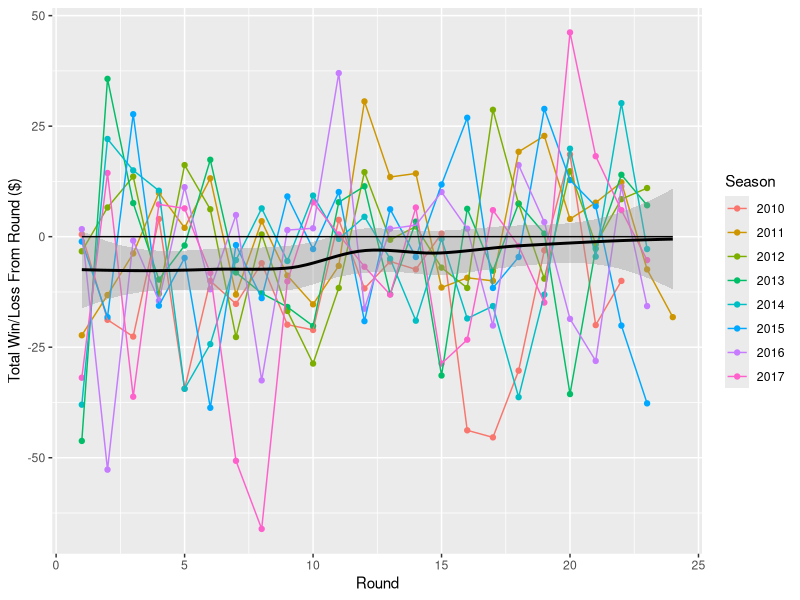
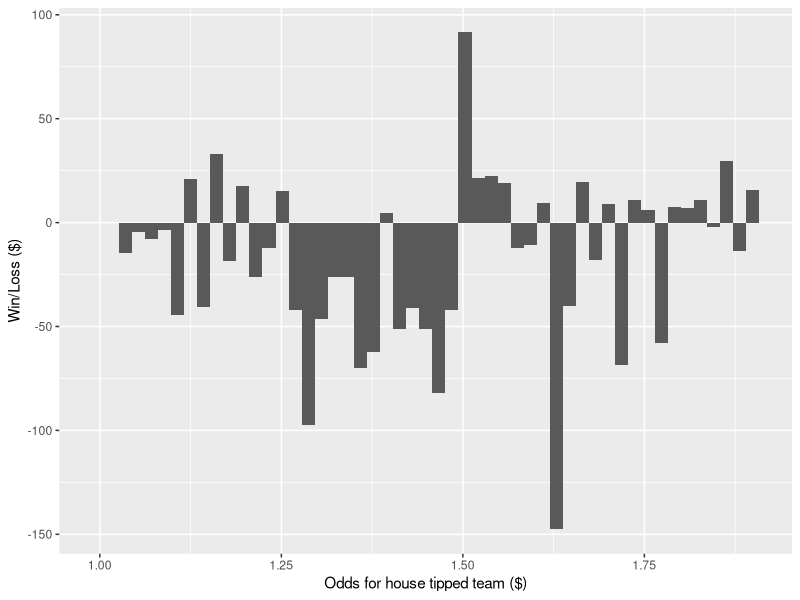
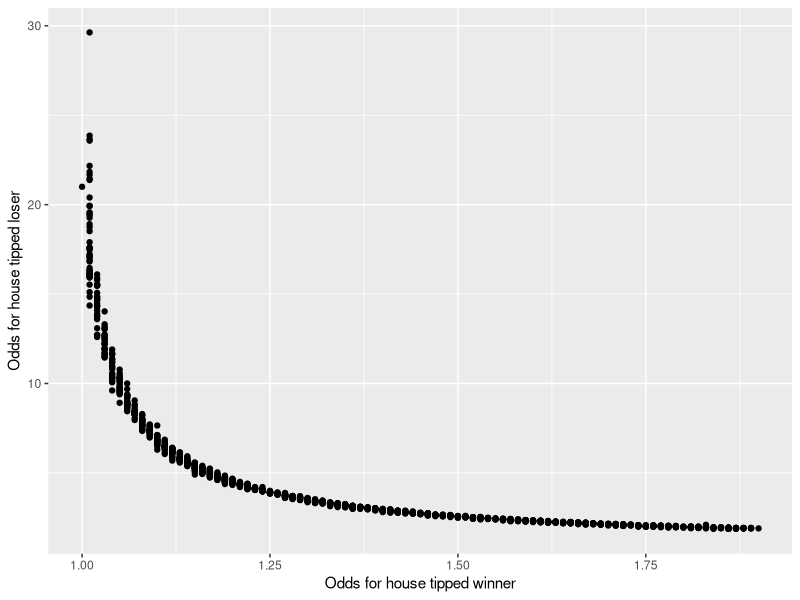
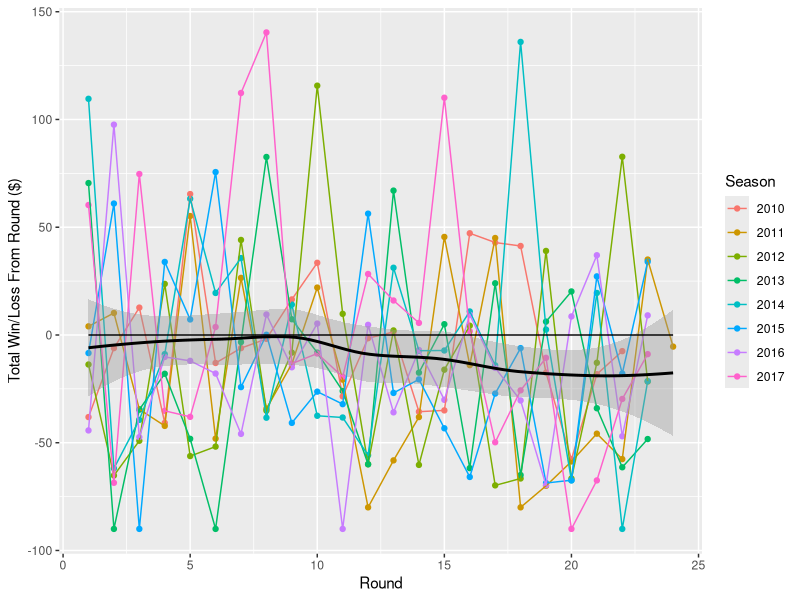
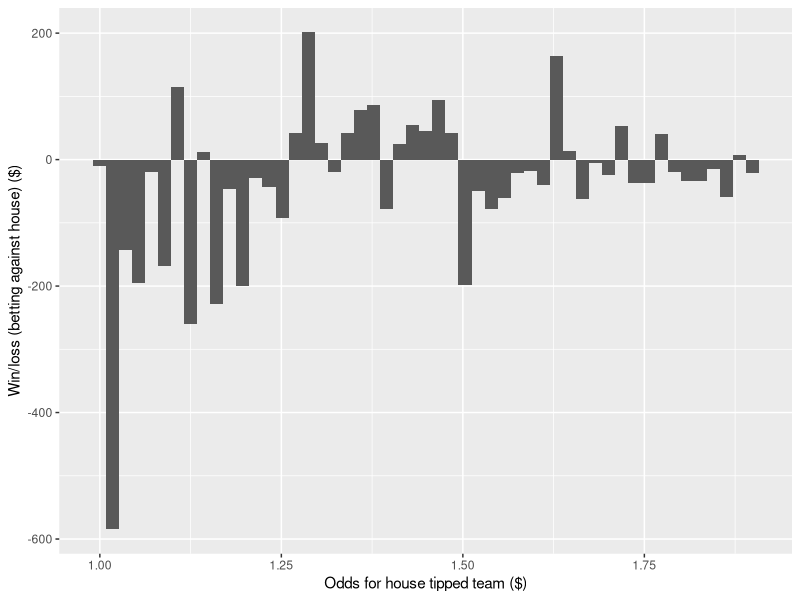

The R source for these figures, in order:
## ---- chunk 1
# analysis of aft betting odds
# data from http://www.aussportsbetting.com/data/historical-afl-results-and-odds-data/
# not to be taken as financial advice
# gambling destroys lives
# blow up the pokies

library(readxl)
library(tidyverse)
library(dplyr)
library(knitr)
library(kableExtra)
library(formattable)

# read data from excel file
aflOddsRaw <- read_excel("aflOdds.xlsx")    # warnings relate to stringlenth in comments field. It fine. 
aflFixture <- read_excel("aflFixture.xlsx")
aflOdds <- as_tibble(aflOddsRaw)
aflFixture <- as.tibble(unique(aflFixture))

# do some transformations so we have useful groups
aflOdds$Season <- substring(aflOdds$Date,1,4)
aflOdds <- subset(aflOdds, Season %in% 2010:2017)    #2009 only started at round 12 and 2018 incomplete so scrap it

# calculate rounds. Used another table from http://www.fanfooty.com.au/resources.php
aflOdds <- aflOdds %>% left_join(select(aflFixture,Date,Round),by="Date")

# calculate high and low odds
aflOdds$HighOdds <- pmin(aflOdds$`Home Odds`,aflOdds$`Away Odds`)
aflOdds$LowOdds <- pmax(aflOdds$`Home Odds`,aflOdds$`Away Odds`)

# split finals because they're probably a bit hard and anything can happen
aflFinals <- filter(aflOdds,aflOdds$`Play Off Game?`=='Y')
aflHA <- filter(aflOdds,is.na(aflOdds$`Play Off Game?`))    #why the hell did !='Y' not work? 

## ---- chunk 2
# calculate who the house tips and winner
tipWinner <- 1
aflHA$HomeTipped <- ifelse(aflHA$`Home Odds` < aflHA$`Away Odds`,tipWinner,1-tipWinner)
aflHA$HomeWin <- ifelse(aflHA$`Home Score` > aflHA$`Away Score`,1,0)
aflHA$Correct <- ifelse(aflHA$HomeTipped == aflHA$HomeWin,1,0)

# calculate bets
#lowBound <- 1.26
#highBound <- 1.49
lowBound <- 1
highBound <- 2
aflHA$Bet <- ifelse(between(aflHA$HighOdds,lowBound,highBound),10,0)
aflHA$Payout <- aflHA$Correct*aflHA$Bet*(aflHA$HighOdds*tipWinner+aflHA$LowOdds*(1-tipWinner))
aflHA$NetPos <- aflHA$Payout - aflHA$Bet

## ---- chunk 3
# do some analysis
netPosSum <- summarise(group_by(aflHA,Season,Round),netPos=sum(NetPos))

sum(aflHA$NetPos)
sum(aflHA$Correct)/nrow(aflHA)

## ---- chunk 4
x <- aflHA %>% group_by(Season) %>% 
  summarise("Hit Rate"= sum(HomeTipped==HomeWin)/n(), Bet = sum(Bet), 
  "Total Win/Loss" = sum(NetPos), 
  Return = sum(NetPos)/sum(Bet))

tibble(Season = x$Season, "Correct Tips" = percent(x$`Hit Rate`,digits=0), 
  Spend = currency(x$Bet,digits=0), 
  "Total Win/Loss" = gsub("\\$-","-$",currency(x$`Total Win/Loss`,digits=0)), 
  Return = percent(x$Return,0)) %>% kable(format='html',align="c") %>% kable_styling(full_width = F, bootstrap_options = c("hover","striped","bordered"))

## ---- chunk 5
ggplot(netPosSum,aes(Round,netPos)) +
  geom_point(aes(group = Season, colour=Season)) +
  geom_line(aes(group = Season, colour=Season)) +
  geom_smooth(colour='black') + geom_line(aes(y=0)) +
  labs(y = "Total Win/Loss From Round ($)")
## ---- chunk 6
ggplot(aflHA,aes(x=HighOdds,y=NetPos))+
  stat_summary_bin(bins=50,fun.y="sum",na.rm=TRUE,geom="bar") +
  labs(x="Odds for house tipped team ($)", y="Win/Loss ($)")
## ---- chunk 7
ggplot(aflHA,aes(x=HighOdds,y=LowOdds))+geom_point()+labs(x="Odds for house tipped winner",y="Odds for house tipped loser")
## ---- chunk 8
tipWinner <- 0
aflHA$HomeTipped <- ifelse(aflHA$`Home Odds` < aflHA$`Away Odds`,tipWinner,1-tipWinner)
aflHA$HomeWin <- ifelse(aflHA$`Home Score` > aflHA$`Away Score`,1,0)
aflHA$Correct <- ifelse(aflHA$HomeTipped == aflHA$HomeWin,1,0)

# calculate bets
#lowBound <- 1.26
#highBound <- 1.49
lowBound <- 1
highBound <- 2
aflHA$Bet <- ifelse(between(aflHA$HighOdds,lowBound,highBound),10,0)
aflHA$Payout <- aflHA$Correct*aflHA$Bet*(aflHA$HighOdds*tipWinner+aflHA$LowOdds*(1-tipWinner))
aflHA$NetPos <- aflHA$Payout - aflHA$Bet
## ---- chunk 9
# do some analysis
netPosSum <- summarise(group_by(aflHA,Season,Round),netPos=sum(NetPos))

sum(aflHA$NetPos)
sum(aflHA$Correct)/nrow(aflHA)

## ---- chunk 10
x <- aflHA %>% group_by(Season) %>% 
  summarise("Hit Rate"= sum(HomeTipped==HomeWin)/n(), Bet = sum(Bet), 
  "Total Win/Loss" = sum(NetPos), 
  Return = sum(NetPos)/sum(Bet))

tibble(Season = x$Season, "Correct Tips" = percent(x$`Hit Rate`,digits=0), 
  Spend = currency(x$Bet,digits=0), 
  "Total Win/Loss" = gsub("\\$-","-$",currency(x$`Total Win/Loss`,digits=0)), 
  Return = percent(x$Return,0)) %>% kable(format='html',align="c") %>% kable_styling(full_width = F, bootstrap_options = c("hover","striped","bordered"))

## ---- chunk 11
ggplot(netPosSum,aes(Round,netPos)) +
  geom_point(aes(group = Season, colour=Season)) +
  geom_line(aes(group = Season, colour=Season)) +
  geom_smooth(colour='black') + geom_line(aes(y=0)) +
  labs(y = "Total Win/Loss From Round ($)")
## ---- chunk 12
ggplot(aflHA,aes(x=HighOdds,y=NetPos))+
  stat_summary_bin(bins=50,fun.y="sum",na.rm=TRUE,geom="bar") +
  labs(x="Odds for house tipped team ($)", y="Win/loss (betting against house) ($)")
## ---- chunk 13
# calculate who the house tips and winner
tipWinner <- 0
aflHA$HomeTipped <- ifelse(aflHA$`Home Odds` < aflHA$`Away Odds`,tipWinner,1-tipWinner)
aflHA$HomeWin <- ifelse(aflHA$`Home Score` > aflHA$`Away Score`,1,0)
aflHA$Correct <- ifelse(aflHA$HomeTipped == aflHA$HomeWin,1,0)

# calculate bets
lowBound <- 1.26
highBound <- 1.49
aflHA$Bet <- ifelse(between(aflHA$HighOdds,lowBound,highBound),10,0)
aflHA$Payout <- aflHA$Correct*aflHA$Bet*(aflHA$HighOdds*tipWinner+aflHA$LowOdds*(1-tipWinner))
aflHA$NetPos <- aflHA$Payout - aflHA$Bet


## ---- chunk 14
# do some analysis
netPosSum <- summarise(group_by(aflHA,Season,Round),netPos=sum(NetPos))

sum(aflHA$NetPos)                   #total win/loss
sum(aflHA$Correct)/nrow(aflHA)      #correct tips %
sum(aflHA$Bet)                      #total spend
sum(aflHA$NetPos)/sum(aflHA$Bet)    #overall return
## ---- chunk 15
x <- aflHA %>% group_by(Season) %>% 
  summarise("Hit Rate"= sum(HomeTipped==HomeWin)/n(), Bet = sum(Bet), 
  "Total Win/Loss" = sum(NetPos), 
  Return = sum(NetPos)/sum(Bet))

tibble(Season = x$Season, "Correct Tips" = percent(x$`Hit Rate`,digits=0), 
  Spend = currency(x$Bet,digits=0), 
  "Total Win/Loss" = gsub("\\$-","-$",currency(x$`Total Win/Loss`,digits=0)), 
  Return = percent(x$Return,0)) %>% kable(format='html',align="c") %>% kable_styling(full_width = F, bootstrap_options = c("hover","striped","bordered"))
